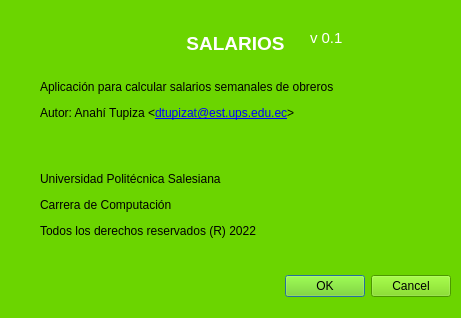
<?xml version="1.0" encoding="UTF-8"?>
<ui version="4.0">
 <class>Acerca</class>
 <widget class="QDialog" name="Acerca">
  <property name="geometry">
   <rect>
    <x>0</x>
    <y>0</y>
    <width>461</width>
    <height>318</height>
   </rect>
  </property>
  <property name="windowTitle">
   <string>Dialog</string>
  </property>
  <property name="styleSheet">
   <string notr="true">background-color: rgb(93, 185, 0);
background-color: rgb(107, 213, 0);</string>
  </property>
  <widget class="QDialogButtonBox" name="buttonBox">
   <property name="geometry">
    <rect>
     <x>-10</x>
     <y>270</y>
     <width>461</width>
     <height>32</height>
    </rect>
   </property>
   <property name="orientation">
    <enum>Qt::Horizontal</enum>
   </property>
   <property name="standardButtons">
    <set>QDialogButtonBox::Cancel|QDialogButtonBox::Ok</set>
   </property>
  </widget>
  <widget class="QLabel" name="label_4">
   <property name="geometry">
    <rect>
     <x>40</x>
     <y>10</y>
     <width>391</width>
     <height>251</height>
    </rect>
   </property>
   <property name="text">
    <string>&lt;html&gt;&lt;head/&gt;&lt;body&gt;&lt;p align=&quot;center&quot;&gt;&lt;span style=&quot; font-size:14pt; font-weight:700; color:#ffffff;&quot;&gt;SALARIOS &lt;/span&gt;&lt;br/&gt;&lt;/p&gt;&lt;p&gt;Aplicación para calcular salarios semanales de obreros&lt;/p&gt;&lt;p&gt;Autor: Anahí Tupiza &amp;lt;&lt;a href=&quot;dtupizat@est.ups.edu.ec&quot;&gt;&lt;span style=&quot; text-decoration: underline; color:#0000ff;&quot;&gt;dtupizat@est.ups.edu.ec&lt;/span&gt;&lt;/a&gt;&amp;gt;&lt;/p&gt;&lt;p&gt;&lt;br/&gt;&lt;/p&gt;&lt;p&gt;Universidad Politécnica Salesiana &lt;/p&gt;&lt;p&gt;Carrera de Computación&lt;/p&gt;&lt;p&gt;Todos los derechos reservados (R) 2022&lt;/p&gt;&lt;/body&gt;&lt;/html&gt;</string>
   </property>
   <property name="textFormat">
    <enum>Qt::RichText</enum>
   </property>
  </widget>
  <widget class="QLabel" name="outVersion">
   <property name="geometry">
    <rect>
     <x>310</x>
     <y>30</y>
     <width>48</width>
     <height>16</height>
    </rect>
   </property>
   <property name="font">
    <font>
     <pointsize>11</pointsize>
    </font>
   </property>
   <property name="styleSheet">
    <string notr="true">color: rgb(255, 255, 255);</string>
   </property>
   <property name="text">
    <string>v 0.1</string>
   </property>
  </widget>
 </widget>
 <resources/>
 <connections>
  <connection>
   <sender>buttonBox</sender>
   <signal>accepted()</signal>
   <receiver>Acerca</receiver>
   <slot>accept()</slot>
   <hints>
    <hint type="sourcelabel">
     <x>248</x>
     <y>254</y>
    </hint>
    <hint type="destinationlabel">
     <x>157</x>
     <y>274</y>
    </hint>
   </hints>
  </connection>
  <connection>
   <sender>buttonBox</sender>
   <signal>rejected()</signal>
   <receiver>Acerca</receiver>
   <slot>reject()</slot>
   <hints>
    <hint type="sourcelabel">
     <x>316</x>
     <y>260</y>
    </hint>
    <hint type="destinationlabel">
     <x>286</x>
     <y>274</y>
    </hint>
   </hints>
  </connection>
 </connections>
</ui>
